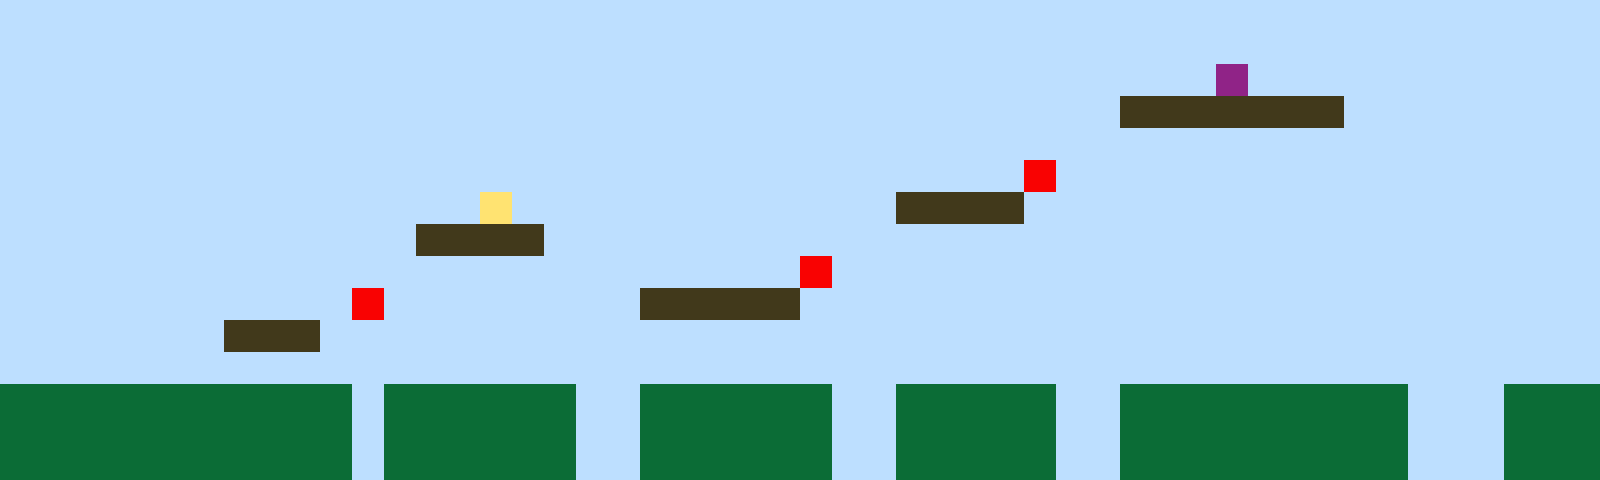

The image is a tile-based game level rendered from a .tmx file. Its description and complete source (layers, tilesets, objects, tile grids) follow:
An orthogonal 50x15 tile map with 32x32 px tiles, 1 tile layer (Tile Layer 1).

<map version="1.10" tiledversion="1.11.2" orientation="orthogonal" renderorder="right-up" width="50" height="15" tilewidth="32" tileheight="32" infinite="0" nextlayerid="2" nextobjectid="1"><editorsettings><export target="map1.csv" format="csv" /></editorsettings><tileset firstgid="1" name="sprites" tilewidth="32" tileheight="32" tilecount="6" columns="3"><image source="sprites.png" width="96" height="64" /></tileset><layer id="1" name="Tile Layer 1" width="50" height="15"><data encoding="csv">1,1,1,1,1,1,1,1,1,1,1,1,1,1,1,1,1,1,1,1,1,1,1,1,1,1,1,1,1,1,1,1,1,1,1,1,1,1,1,1,1,1,1,1,1,1,1,1,1,1,1,1,1,1,1,1,1,1,1,1,1,1,1,1,1,1,1,1,1,1,1,1,1,1,1,1,1,1,1,1,1,1,1,1,1,1,1,1,1,1,1,1,1,1,1,1,1,1,1,1,1,1,1,1,1,1,1,1,1,1,1,1,1,1,1,1,1,1,1,1,1,1,1,1,1,1,1,1,1,1,1,1,1,1,1,1,1,1,6,1,1,1,1,1,1,1,1,1,1,1,1,1,1,1,1,1,1,1,1,1,1,1,1,1,1,1,1,1,1,1,1,1,1,1,1,1,1,1,1,1,1,1,1,1,1,3,3,3,3,3,3,3,1,1,1,1,1,1,1,1,1,1,1,1,1,1,1,1,1,1,1,1,1,1,1,1,1,1,1,1,1,1,1,1,1,1,1,1,1,1,1,1,1,1,1,1,1,1,1,1,1,1,1,1,1,1,1,1,1,1,1,1,1,1,1,1,1,1,1,1,1,1,1,1,1,1,1,1,1,1,1,1,1,1,1,1,1,1,1,1,1,1,5,1,1,1,1,1,1,1,1,1,1,1,1,1,1,1,1,1,1,1,1,1,1,1,1,1,1,1,1,1,1,1,1,4,1,1,1,1,1,1,1,1,1,1,1,1,3,3,3,3,1,1,1,1,1,1,1,1,1,1,1,1,1,1,1,1,1,1,1,1,1,1,1,1,1,1,1,1,1,1,1,3,3,3,3,1,1,1,1,1,1,1,1,1,1,1,1,1,1,1,1,1,1,1,1,1,1,1,1,1,1,1,1,1,1,1,1,1,1,1,1,1,1,1,1,1,1,1,1,1,1,1,1,1,1,1,1,1,1,1,1,1,1,5,1,1,1,1,1,1,1,1,1,1,1,1,1,1,1,1,1,1,1,1,1,1,1,1,1,1,1,1,1,1,1,1,1,1,1,5,1,1,1,1,1,1,1,1,3,3,3,3,3,1,1,1,1,1,1,1,1,1,1,1,1,1,1,1,1,1,1,1,1,1,1,1,1,1,1,1,1,1,1,1,1,3,3,3,1,1,1,1,1,1,1,1,1,1,1,1,1,1,1,1,1,1,1,1,1,1,1,1,1,1,1,1,1,1,1,1,1,1,1,1,1,1,1,1,1,1,1,1,1,1,1,1,1,1,1,1,1,1,1,1,1,1,1,1,1,1,1,1,1,1,1,1,1,1,1,1,1,1,1,1,1,1,1,1,1,1,1,1,1,1,1,1,1,1,2,2,2,2,2,2,2,2,2,2,2,1,2,2,2,2,2,2,1,1,2,2,2,2,2,2,1,1,2,2,2,2,2,1,1,2,2,2,2,2,2,2,2,2,1,1,1,2,2,2,2,2,2,2,2,2,2,2,2,2,2,1,2,2,2,2,2,2,1,1,2,2,2,2,2,2,1,1,2,2,2,2,2,1,1,2,2,2,2,2,2,2,2,2,1,1,1,2,2,2,2,2,2,2,2,2,2,2,2,2,2,1,2,2,2,2,2,2,1,1,2,2,2,2,2,2,1,1,2,2,2,2,2,1,1,2,2,2,2,2,2,2,2,2,1,1,1,2,2,2</data></layer></map>
